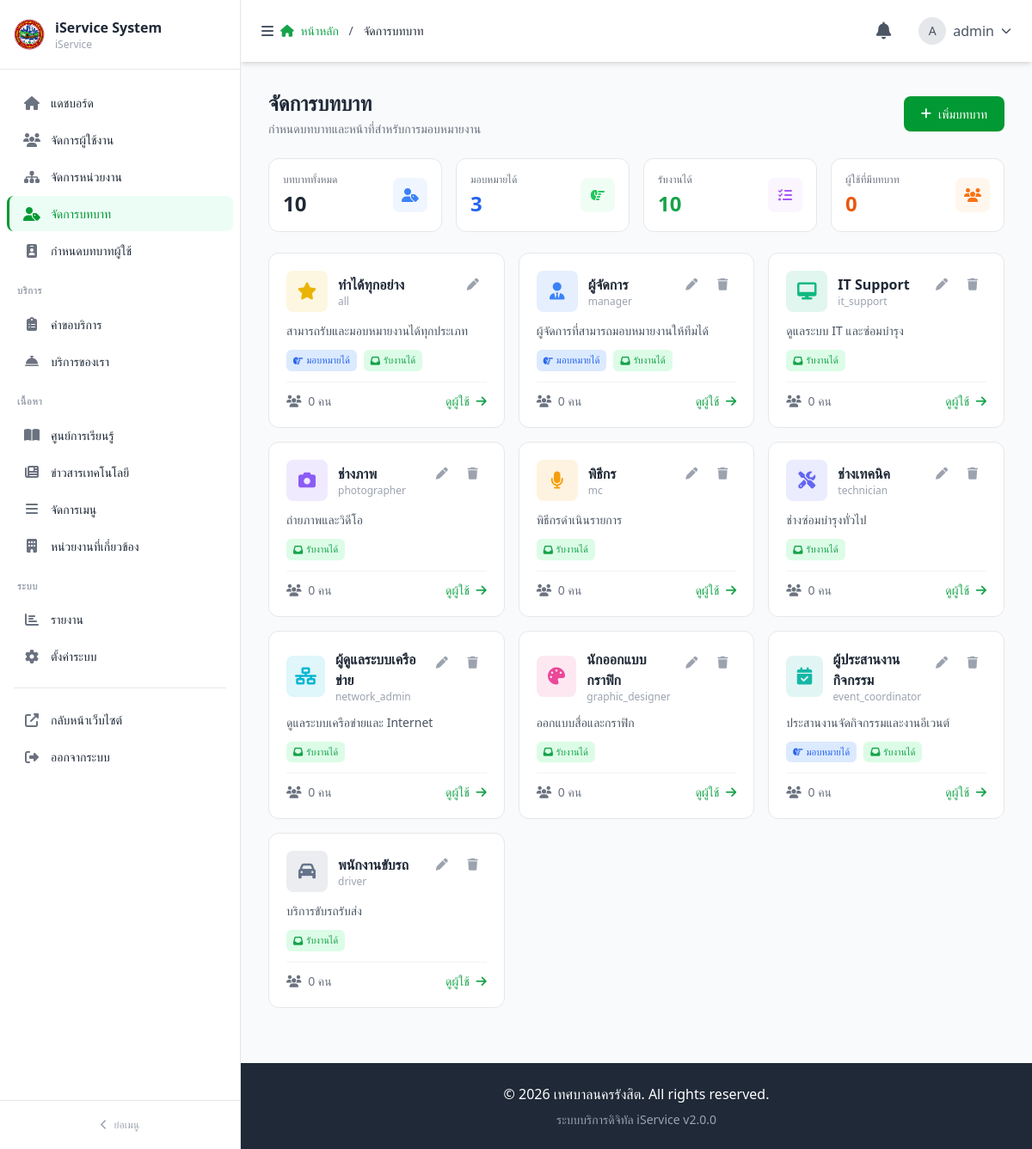
Page /admin/roles_manager.php (signed in) on the committed database.
### tables this page shows
CREATE TABLE IF NOT EXISTS `roles` (
    `role_id` INT(11) NOT NULL AUTO_INCREMENT,
    `role_code` VARCHAR(50) NOT NULL UNIQUE COMMENT 'รหัสบทบาท เช่น photographer, mc, manager',
    `role_name` VARCHAR(100) NOT NULL COMMENT 'ชื่อบทบาท เช่น ช่างภาพ, พิธีกร',
    `role_icon` VARCHAR(50) DEFAULT 'fa-user-tag' COMMENT 'Font Awesome icon',
    `role_color` VARCHAR(20) DEFAULT '#6b7280' COMMENT 'สีของ badge',
    `description` TEXT DEFAULT NULL COMMENT 'คำอธิบายบทบาท',
    `can_assign` TINYINT(1) DEFAULT 0 COMMENT 'สามารถมอบหมายงานให้ผู้อื่นได้',
    `can_be_assigned` TINYINT(1) DEFAULT 1 COMMENT 'สามารถรับมอบหมายงานได้',
    `is_active` TINYINT(1) DEFAULT 1,
    `display_order` INT(11) DEFAULT 0,
    `created_at` TIMESTAMP DEFAULT CURRENT_TIMESTAMP,
    `updated_at` TIMESTAMP DEFAULT CURRENT_TIMESTAMP ON UPDATE CURRENT_TIMESTAMP,
    PRIMARY KEY (`role_id`),
    UNIQUE KEY `idx_role_code` (`role_code`),
    KEY `idx_active` (`is_active`)
);

### admin/roles_manager.php (the view, shortened to what this page needs)
<?php
require_once '../config/database.php';
$roles_query = $conn->query("SELECT * FROM roles ORDER BY display_order ASC, role_name ASC");
$roles = [];
if ($roles_query) {
    while ($row = $roles_query->fetch_assoc()) {
        $roles[] = $row;
    }
}
$user_counts = [];
include 'admin-layout/header.php';
include 'admin-layout/sidebar.php';
include 'admin-layout/topbar.php';
?>
<div>
    <div class="flex flex-col sm:flex-row sm:items-center sm:justify-between gap-4 mb-6">
        <div>
            <h1 class="text-2xl font-semibold text-gray-800">จัดการบทบาท</h1>
            <p class="text-gray-500 text-sm mt-1">กำหนดบทบาทและหน้าที่สำหรับการมอบหมายงาน</p>
        </div>
        <button onclick="openAddModal()" class="btn btn-primary">
            <i class="fas fa-plus"></i>
            เพิ่มบทบาท
        </button>
    </div>
    <div class="grid grid-cols-2 md:grid-cols-4 gap-4 mb-6">
        <div class="bg-white border border-gray-200 rounded-xl p-4">
            <div class="flex items-center justify-between">
                <div>
                    <p class="text-xs font-medium text-gray-500 uppercase">บทบาททั้งหมด</p>
                    <p class="text-2xl font-semibold text-gray-800 mt-1"><?= count($roles) ?></p>
                </div>
                <div class="w-10 h-10 bg-blue-50 rounded-lg flex items-center justify-center">
                    <i class="fas fa-user-tag text-blue-500"></i>
                </div>
            </div>
        </div>
        <div class="bg-white border border-gray-200 rounded-xl p-4">
            <div class="flex items-center justify-between">
                <div>
                    <p class="text-xs font-medium text-gray-500 uppercase">มอบหมายได้</p>
                    <p class="text-2xl font-semibold text-blue-600 mt-1"><?= count(array_filter($roles, fn($r) => $r['can_assign'])) ?></p>
                </div>
                <div class="w-10 h-10 bg-green-50 rounded-lg flex items-center justify-center">
                    <i class="fas fa-hand-point-right text-green-500"></i>
                </div>
            </div>
        </div>
        <div class="bg-white border border-gray-200 rounded-xl p-4">
            <div class="flex items-center justify-between">
                <div>
                    <p class="text-xs font-medium text-gray-500 uppercase">รับงานได้</p>
                    <p class="text-2xl font-semibold text-green-600 mt-1"><?= count(array_filter($roles, fn($r) => $r['can_be_assigned'])) ?></p>
                </div>
                <div class="w-10 h-10 bg-purple-50 rounded-lg flex items-center justify-center">
                    <i class="fas fa-tasks text-purple-500"></i>
                </div>
            </div>
        </div>
        <div class="bg-white border border-gray-200 rounded-xl p-4">
            <div class="flex items-center justify-between">
                <div>
                    <p class="text-xs font-medium text-gray-500 uppercase">ผู้ใช้ที่มีบทบาท</p>
                    <p class="text-2xl font-semibold text-orange-600 mt-1"><?= array_sum($user_counts) ?></p>
                </div>
                <div class="w-10 h-10 bg-orange-50 rounded-lg flex items-center justify-center">
                    <i class="fas fa-users text-orange-500"></i>
                </div>
            </div>
        </div>
    </div>
    <div class="grid grid-cols-1 md:grid-cols-2 lg:grid-cols-3 gap-4">
        <?php foreach ($roles as $role): ?>
        <div class="role-card" data-role-id="<?= $role['role_id'] ?>">
            <div class="flex items-start justify-between mb-3">
                <div class="flex items-center gap-3">
                    <div class="role-icon" style="background: <?= $role['role_color'] ?>20; color: <?= $role['role_color'] ?>;">
                        <i class="fas <?= htmlspecialchars($role['role_icon']) ?>"></i>
                    </div>
                    <div>
                        <h3 class="font-semibold text-gray-800"><?= htmlspecialchars($role['role_name']) ?></h3>
                        <p class="text-xs text-gray-400"><?= htmlspecialchars($role['role_code']) ?></p>
                    </div>
                </div>
                <div class="flex gap-1">
                    <button class="action-btn action-btn-edit" onclick="editRole(<?= $role['role_id'] ?>)" title="แก้ไข">
                        <i class="fas fa-pen text-sm"></i>
                    </button>
                    <?php if ($role['role_code'] !== 'all'): ?>
                    <button class="action-btn action-btn-delete" onclick="deleteRole(<?= $role['role_id'] ?>, '<?= htmlspecialchars($role['role_name']) ?>')" title="ลบ">
                        <i class="fas fa-trash text-sm"></i>
                    </button>
                    <?php endif; ?>
                </div>
            </div>
            <p class="text-sm text-gray-600 mb-3 line-clamp-2"><?= htmlspecialchars($role['description'] ?? '-') ?></p>
            <div class="flex flex-wrap gap-2 mb-3">
                <?php if ($role['can_assign']): ?>
                <span class="role-badge badge-assign">
                    <i class="fas fa-hand-point-right"></i> มอบหมายได้
                </span>
                <?php endif; ?>
                <?php if ($role['can_be_assigned']): ?>
                <span class="role-badge badge-receive">
                    <i class="fas fa-inbox"></i> รับงานได้
                </span>
                <?php endif; ?>
            </div>
            <div class="flex items-center justify-between pt-3 border-t border-gray-100">
                <span class="text-sm text-gray-500">
                    <i class="fas fa-users mr-1"></i>
                    <?= $user_counts[$role['role_id']] ?? 0 ?> คน
                </span>
                <a href="user_roles.php?role=<?= $role['role_id'] ?>" class="text-sm text-green-600 hover:text-green-700">
                    ดูผู้ใช้ <i class="fas fa-arrow-right ml-1"></i>
                </a>
            </div>
        </div>
        <?php endforeach; ?>
    </div>
</div>
<?php include 'admin-layout/footer.php'; ?>

### admin/admin-layout/header.php (style rules this page uses)
.btn-primary { background-color: #009933 !important; border-color: #009933 !important; color: white !important; }

### admin/admin-layout/sidebar.php (style rules this page uses)
:root { --sidebar-bg: #ffffff; --sidebar-border: #e5e7eb; --sidebar-text: #1f2937; --sidebar-text-muted: #6b7280; --sidebar-hover: #f3f4f6; --sidebar-active-bg: #ecfdf5; --sidebar-active-text: #009933; --sidebar-active-border: #009933; --sidebar-section-text: #9ca3af; }

### admin/roles_manager.php (style rules this page uses)
.role-card { background: white; border: 1px solid #e5e7eb; border-radius: 0.75rem; padding: 1.25rem; transition: all 0.2s ease; }
.role-icon { width: 3rem; height: 3rem; border-radius: 0.5rem; display: flex; align-items: center; justify-content: center; font-size: 1.25rem; }
.role-badge { display: inline-flex; align-items: center; padding: 0.25rem 0.5rem; border-radius: 0.375rem; font-size: 0.7rem; font-weight: 500; gap: 0.25rem; }
.badge-assign { background: #dbeafe; color: #2563eb; }
.badge-receive { background: #dcfce7; color: #16a34a; }
.action-btn { width: 2rem; height: 2rem; border-radius: 0.375rem; display: inline-flex; align-items: center; justify-content: center; border: none; background: transparent; color: #9ca3af; cursor: pointer; transition: all 0.15s ease; }
.btn { padding: 0.625rem 1.25rem; border: none; border-radius: 0.5rem; font-size: 0.875rem; font-weight: 500; cursor: pointer; transition: all 0.15s ease; display: inline-flex; align-items: center; justify-content: center; gap: 0.5rem; }
.btn-primary { background-color: #009933; color: white; }

### rows in the picture
roles: role_name "ทำได้ทุกอย่าง", role_code "all", description "สามารถรับและมอบหมายงานได้ทุกประเภท", can_assign 1 (drawn), can_be_assigned 1 (drawn), role_id "0"
roles: role_name "ผู้จัดการ", role_code "manager", description "ผู้จัดการที่สามารถมอบหมายงานให้ทีมได้", can_assign 1 (drawn), can_be_assigned 1 (drawn), role_id "0"
roles: role_name "IT Support", role_code "it_support", description "ดูแลระบบ IT และซ่อมบำรุง", can_be_assigned 1 (drawn), role_id "0"
roles: role_name "ช่างภาพ", role_code "photographer", description "ถ่ายภาพและวิดีโอ", can_be_assigned 1 (drawn), role_id "0"
roles: role_name "พิธีกร", role_code "mc", description "พิธีกรดำเนินรายการ", can_be_assigned 1 (drawn), role_id "0"
roles: role_name "ช่างเทคนิค", role_code "technician", description "ช่างซ่อมบำรุงทั่วไป", can_be_assigned 1 (drawn), role_id "0"
roles: role_name "ผู้ดูแลระบบเครือข่าย", role_code "network_admin", description "ดูแลระบบเครือข่ายและ Internet", can_be_assigned 1 (drawn), role_id "0"
roles: role_name "นักออกแบบกราฟิก", role_code "graphic_designer", description "ออกแบบสื่อและกราฟิก", can_be_assigned 1 (drawn), role_id "0"
roles: role_name "ผู้ประสานงานกิจกรรม", role_code "event_coordinator", description "ประสานงานจัดกิจกรรมและงานอีเวนต์", can_assign 1 (drawn), can_be_assigned 1 (drawn), role_id "0"
roles: role_name "พนักงานขับรถ", role_code "driver", description "บริการขับรถรับส่ง", can_be_assigned 1 (drawn), role_id "0"

### other values in the picture
$sidebar_app_name "iService System"
$sidebar_org_name "iService"
$item['label'] "แดชบอร์ด"
$item['label'] "จัดการผู้ใช้งาน"
$item['label'] "จัดการหน่วยงาน"
$item['label'] "จัดการบทบาท"
$item['label'] "กำหนดบทบาทผู้ใช้"
$group['label'] "บริการ"
$item['label'] "คำขอบริการ"
$item['label'] "บริการของเรา"
$group['label'] "เนื้อหา"
$item['label'] "ศูนย์การเรียนรู้"
$item['label'] "ข่าวสารเทคโนโลยี"
$item['label'] "จัดการเมนู"
$item['label'] "หน่วยงานที่เกี่ยวข้อง"
